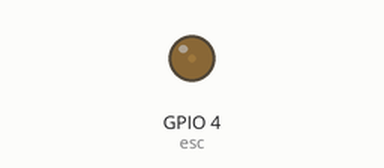
This program was run on a simulated ESP32 board running MicroPython. On the bench: output pins drawn as LEDs (lit = HIGH). What the program prints to the serial console is not drawn.

Above: at 9.05 s.
Timing chart, 0 to 32.4 s (numbered marks = the images above):
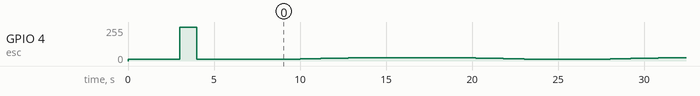

The program:

Basic_BLDC_Motor.py
```python
from machine import Pin, PWM
from time import sleep

# Configuramos el pin y la frecuencia PWM para el ESC (50Hz-20ms)

esc = PWM(Pin(4))
esc.freq(50)
#duty_u16 = 0  # Configurar a 16bits - 0 -> 65535


# Formato ANSCII
GREEN = "\033[42m"
YELLOW = "\033[43m"
RED = "\033[41m"
BLUE = "\033[44m"
MAGENTA = "\033[45m"
WHITE = "\033[47m"
TBLACK = "\033[30m"
TRED ="\033[91m"
RESET = "\033[0m"

# Arming: Enviar señal mínima para armar el ESC

print("Waiting ESC 'Arming' ")
esc.duty(54)  # ~ 1000us
sleep(2)
print(f"{GREEN} 'Arming' Complete - ESC Ready {RESET}")
sleep(1)


# Funciones:
# Función de calibración del ESC

def esc_calibrate():
    print(f"{YELLOW}{TBLACK} Iniciando calibración del ESC...{RESET}")
    esc.duty(1023)  # 2000us - Max
    sleep(1)
    esc.duty(54)  # 1000us - Min
    sleep(3)
    print(f"{YELLOW}{TBLACK} Calibracion Completa! {RESET}\n")

def manual_speed():
    """Configura una velocidad en función de un valor del Duty Cycle"""
    while True:
        try:
            speed = int(input(f"{GREEN} Enter a Speed:{RESET}"))
            esc.duty(speed)
            pct = (int(speed*100)/1023)
            print(f"{TRED} Speed Setted @: {speed} - {pct}% {RESET}")
            sleep(0.1)
            return speed
        except ValueError:
            print(f"{RED}Error: You must enter an integer value! {RESET}\n")

def manual_pct():
    """Configura una velocidad en función de un valor porcentual"""
    while True:
        try:
            pct = int(input(f"{GREEN} Enter a PCT Speed:{RESET}"))
            pctSpeed = (int((pct*1023)/100))
            esc.duty(pctSpeed)
            print(f"{TRED} Speed Setted @: {pctSpeed}% {RESET}")
            sleep(0.1)
            return pctSpeed
        except ValueError:
            print(f"{RED}Error: You must enter an integer value! {RESET}\n")

def autonomous():
    """Acelera y Desacelera el motor en un rango de Duty 54 a 102"""
    for i in range(54,104,2):
        esc.duty(i)
        print(f"\r{BLUE} Accelerating: -{i}- {RESET}", end="")
        sleep(0.2)
    print("\n Keeping a steady Speed")
    sleep(5)
    for i in range(102,52,-2):
        esc.duty(i)
        print(f"\r{MAGENTA} Slowing Down: -{i}- {RESET}", end="")
        sleep(0.2)
    print(f"\n{WHITE}{TBLACK} STOP! {RESET}")
    sleep(2)

#INICIO
esc_calibrate()
sleep(2)
while True:
    autonomous()
    sleep(1)
```

Measured:
- by itself, GPIO 4 (esc): 13/255 → 255/255 at 3.0 s, → 13/255 1.0 s later, → 14/255 5.2 s later, → 15/255 0.40 s later, … (45 changes in this stretch)
